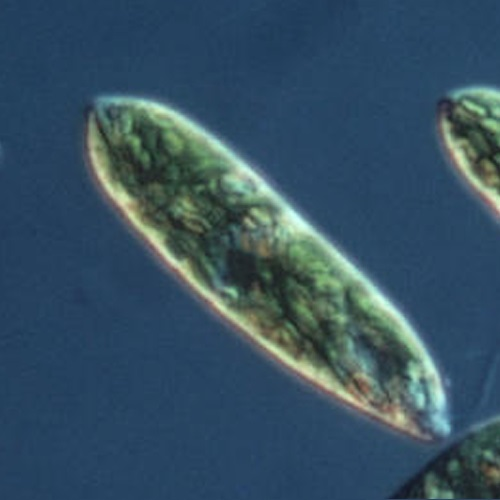
#> input picture 02/cell_gal/I2_gal.jpg, 500 x 500 px; its folder holds only this picture in this run
$ jupyter execute --allow-errors EXP2.ipynb
#> lines starting #> are read from the running program, lines starting #| are printed output that depends on the picture
# Actividad de Laboratorio 2
El objetivo de esta Actividad de Laboratorio es implementar y analizar algoritmos simples de clasificación
en 8 tipos de organismos microscópicos (amebas, euglenas, hidras, paramecios, bacterias (varas/esferas/espiral)
y  levadura).  Para  ello,  debe  descargar  los  archivos  cell_gal.zip  y  cell_test.zip  que  contienen  las  imágenes
necesarias para construir los conjuntos de galería y prueba respectivamente.

## P1
Implemente el algoritmo de análisis de textura LBP usando una matriz de 3x3. Aplique LBP a todas las
imágenes de organismos microscópicos y guarde los resultados. ¿Qué características tienen las imágenes
procesadas con LBP?

Respuesta:
Las imágenes LBP resaltan patrones locales de textura, mostrando bordes y detalles finos. Son útiles para distinguir estructuras microscópicas por sus texturas.

[cell 1]
import cv2
import numpy as np
import matplotlib.pyplot as plt
import os
from random import choice

def lbp_3x3(img_gray):
    # Asume que img_gray es una imagen en escala de grises (numpy array)
    lbp_img = np.zeros_like(img_gray)
    for i in range(1, img_gray.shape[0] - 1):
        for j in range(1, img_gray.shape[1] - 1):
            center = img_gray[i, j]
            binary_str = ''
            # Recorrer vecinos en 3x3
            for dx in [-1, 0, 1]:
                for dy in [-1, 0, 1]:
                    if dx == 0 and dy == 0:
                        continue
                    neighbor = img_gray[i + dx, j + dy]
                    binary_str += '1' if neighbor >= center else '0'
            lbp_img[i, j] = int(binary_str, 2)
    return lbp_img


input_folder = '02'
output_folder = 'lbp_results'
os.makedirs(output_folder, exist_ok=True)

for filename in os.listdir(input_folder):
    if filename.lower().endswith('.jpg'):
        img_path = os.path.join(input_folder, filename)
        img = cv2.imread(img_path, cv2.IMREAD_GRAYSCALE)
        lbp_img = lbp_3x3(img)
        out_path = os.path.join(output_folder, f'LBP_{filename}')
        cv2.imwrite(out_path, lbp_img)
#> pass 2 of the loop `for filename in os.listdir(input_folder):`:

print("Procesamiento LBP terminado. Imágenes guardadas en lbp_results.")


# Ej:
path = os.path.join(input_folder,'cell_gal', 'I1_gal.jpg')
img = cv2.imread(path, cv2.IMREAD_GRAYSCALE)
#> (the rest of this cell did not finish here and is left out)

# P2
Desarrolle  un  algoritmo  para  extraer  un  vector  de  características  para  cada  imagen.  Para  ello  divida  la imagen de entrada en 25 regiones de 100x100 pixeles (ancho x alto) y a cada una de ellas calcúlele un
histograma  cuantizado  en  87  puntos.  Concatene  los  25  histogramas  conseguidos  en  un  vector  de
dimensiones 1x2175 que será el elemento de salida al método de extracción de características. Adjunte
este algoritmo a su informe

[cell 2]
#Para ese caso lo que haremos es separar la imagen en 25 regiones de 100x100 pixeles y a cada una de ellas le calcularemos un histograma cuantizado en 87 puntos.
#Luego concatenamos los 25 histogramas en un vector de tamaño 1x2175.
#Esto entrega las caracteristivas de las regiones las cuales luego concatenamos para obtener el vector final.

def extraer_vector_caracteristicas(img_gray):
    # Asume que img_gray tiene al menos 500x500 píxeles
    regiones = []
    for i in range(5):
        for j in range(5):
            x_ini, x_fin = j*100, (j+1)*100
            y_ini, y_fin = i*100, (i+1)*100
            region = img_gray[y_ini:y_fin, x_ini:x_fin]
            hist, _ = np.histogram(region, bins=87, range=(0,256))
            regiones.append(hist)
    vector = np.concatenate(regiones)
    return vector  # Vector de tamaño 1x2175

# Ejemplo de uso:
img = cv2.imread(path, cv2.IMREAD_GRAYSCALE)
#> (the rest of this cell did not finish here and is left out)

# P3
Implemente la siguiente medida de distancia entre dos vectores de largo n:
$$
d(x,y) = \sum^n_{i=1} |x_i - y_i|
$$

[cell 3]
def medida_distancia(x, y):
    """
    Calcula la distancia Manhattan (L1) entre dos vectores x e y de igual largo.
    """
    return np.sum(np.abs(x - y))

# P4
Construya  una  base  de  datos  usando  las  imágenes  del  archivo  cell_gal.zip.  Esto  incluye  procesar  las imágenes usando LBP, la posterior extracción y almacenamiento del vector de características para cada
una de ellas.

[cell 4]
#ocuparemos pandass para manejar la base de datos
import pandas as pd

def db_creator(imgs_path, db_name = None):
    db = []

    for filename in os.listdir(imgs_path):
        if filename.lower().endswith('.jpg'):
            img_path = os.path.join(imgs_path, filename)
            img = cv2.imread(img_path, cv2.IMREAD_GRAYSCALE)
            lbp_img = lbp_3x3(img)
            vector = extraer_vector_caracteristicas(lbp_img)
            db.append({'filename': filename, 'features': vector})

    df_train = pd.DataFrame([{'filename': d['filename'], **{f'f{i+1}': d['features'][i] for i in range(len(d['features']))}} for d in db])
    if db_name is not None:
        df_train.to_csv(db_name, index=False)
    return df_train

df_train = db_creator(os.path.join(input_folder, 'cell_gal'))
#> in db_creator, `img = cv2.imread(img_path, cv2.IMREAD_GRAYSCALE)`:
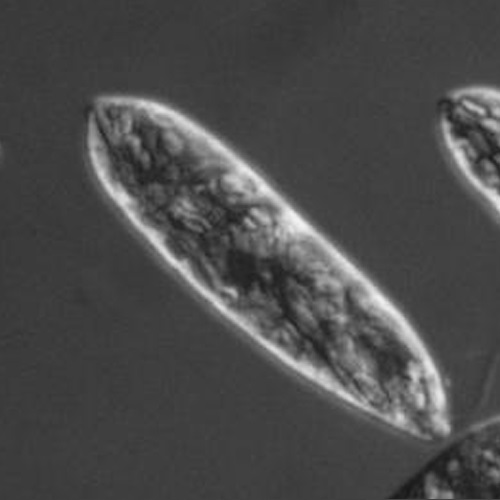
#> img: shape (500, 500); min 24, max 242, mean 75
#> after the loop in lbp_3x3 (call 2), `for i in range(1, img_gray.shape[0] - 1):`:
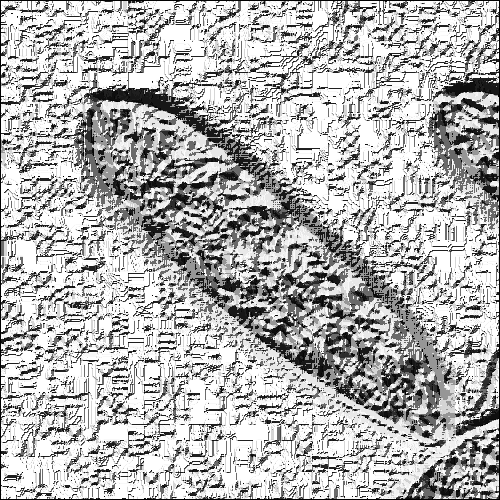
#> lbp_img: shape (500, 500); min 0, max 255, mean 179.3
#> after the loop in extraer_vector_caracteristicas (call 2), `for i in range(5):`:
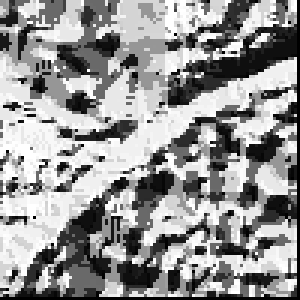
#> region: shape (100, 100) (shown 3 times larger); min 0, max 255, mean 149.5
#> after the loop in extraer_vector_caracteristicas (call 2), `for i in range(5):`: regiones = 25 items
#> in extraer_vector_caracteristicas (call 2), `vector = np.concatenate(regiones)`: vector = 2175 values, max 5137 at index 782, min 0 at index 11, mean 114.9
#> in db_creator, `df_train = pd.DataFrame([{'filename': d['filename'], **{f'f{i+1}': d['..`: df_train = table of 1 rows and 2176 columns

# P5

Realice una prueba de reconocimiento de cada imagen del archivo `cell_test.zip`. Para ello debe procesar cada imagen mediante LBP, extraer el vector de características y compararlo con cada uno de los almacenados en la base de datos usando como medida de similitud la distancia programada. ¿Cuántos reconocimientos correctos se obtienen?

[cell 5]
input_test = os.path.join(input_folder,'cell_test')
#> (the rest of this cell did not finish here and is left out)

def cross_distance(df1, df2):
    """Calcula la distancia de manhattan entre todas las características de los dataframes
    """
    # Calcular las distancias de los vectores

    distance_dict = {}
    for _, train_row in df1.iterrows():
        train_label = train_row.iloc[0]
        train_vector = np.array(train_row.iloc[1:])

        if train_label not in distance_dict:
            distance_dict[train_label] = {}

        for _, test_row in df2.iterrows():
            test_label = test_row.iloc[0]
            test_vector = np.array(test_row.iloc[1:])
            dist = medida_distancia(train_vector, test_vector)
            distance_dict[train_label][test_label] = dist

    return distance_dict

[cell 6]
def classifier(df_train, df_test, thresh=100_000, mode="thresh"):
    distance_dict = cross_distance(df_train, df_test)

    predicciones = {}
    for test_label in df_test['filename']:
        distancias = {train_label: distance_dict[train_label][test_label]
                      for train_label in distance_dict}

        if mode == "thresh":
            candidatos = [train_label for train_label, dist in distancias.items() if dist < thresh]
            if not candidatos:
                predicciones[test_label] = 'Unknown'
            else:
                predicciones[test_label] = choice(candidatos)

        elif mode == "min":
            # elegir siempre el label con menor distancia
            mejor = min(distancias, key=distancias.get)
            predicciones[test_label] = mejor

        else:
            raise ValueError("mode debe ser 'thresh' o 'min'")

    return predicciones

#> (the rest of this cell did not finish here and is left out)

# P6

¿Qué pasaría si se tiene como entrada al sistema una imagen que no está en la base de datos? ¿Qué estrategia implementaría para enfrentar dicho problema? Pruebe su estrategia usando las imágenes del archivo `cell_impostor.zip`. Identifique al falso impostor, es decir, el organismo que está en la carpeta `cell_impostor` y en la carpeta `cell_gal`, explique el criterio utilizado para detectarlo.

[cell 7]
input_impostor = os.path.join(input_folder,'cell_impostor')
df_impostor = db_creator(input_impostor)
#> call 3 of db_creator, with imgs_path = '02/cell_impostor'
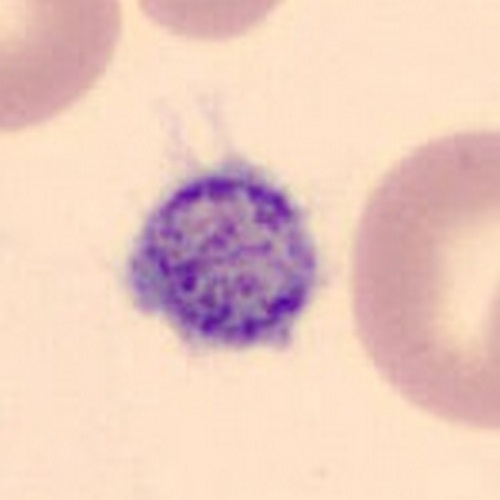
#> input picture 02/cell_impostor/imp_0001.jpg, 500 x 500 px
#> in db_creator (call 3), `img = cv2.imread(img_path, cv2.IMREAD_GRAYSCALE)`:
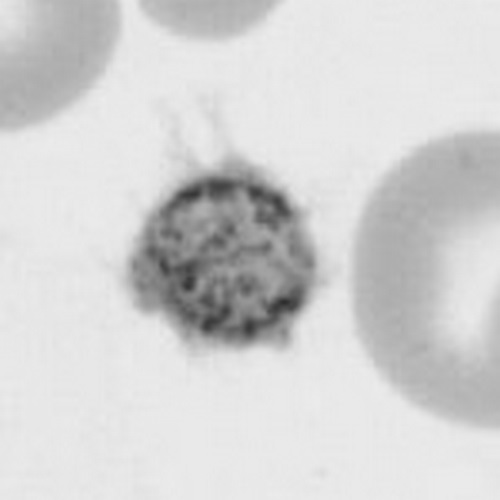
#> img: shape (500, 500); min 45, max 237, mean 210.8
#> after the loop in lbp_3x3 (call 3), `for i in range(1, img_gray.shape[0] - 1):`:
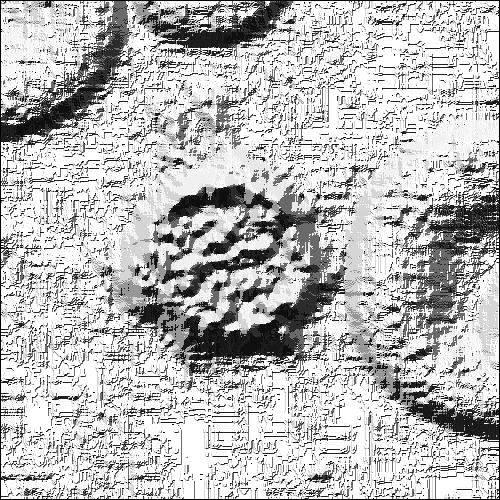
#> lbp_img: shape (500, 500); min 0, max 255, mean 187.5
#> after the loop in extraer_vector_caracteristicas (call 3), `for i in range(5):`:
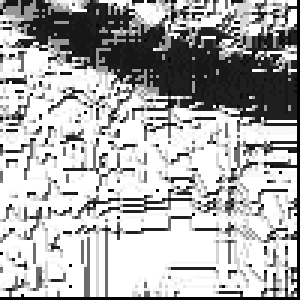
#> region: shape (100, 100) (shown 3 times larger); min 0, max 255, mean 173.9
#> in extraer_vector_caracteristicas (call 3), `vector = np.concatenate(regiones)`: vector = 2175 values, max 6208 at index 2000, min 0 at index 4, mean 114.9
#> pass 2 of the loop in db_creator, `for filename in os.listdir(imgs_path):`:
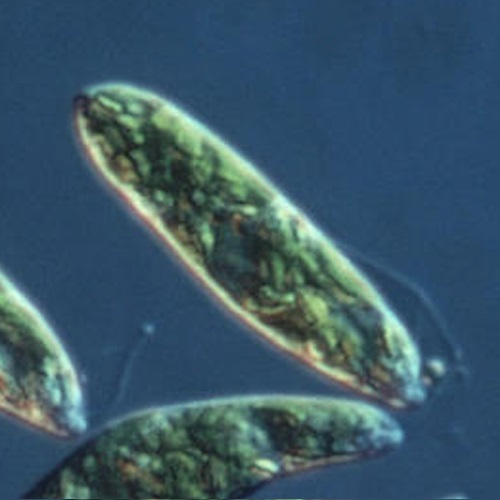
#> input picture 02/cell_impostor/imp_0002.jpg, 500 x 500 px
#> after the loop in lbp_3x3 (call 4), `for i in range(1, img_gray.shape[0] - 1):`:
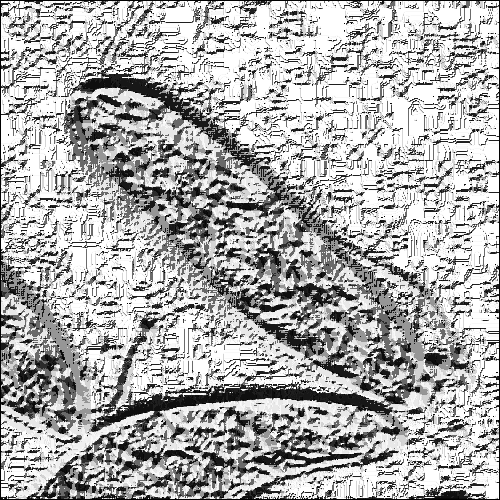
#> lbp_img: shape (500, 500); min 0, max 255, mean 174
#> after the loop in extraer_vector_caracteristicas (call 4), `for i in range(5):`:
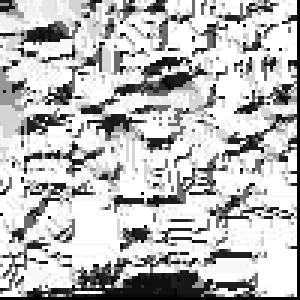
#> region: shape (100, 100) (shown 3 times larger); min 0, max 255, mean 187
#> in extraer_vector_caracteristicas (call 4), `vector = np.concatenate(regiones)`: vector = 2175 values, max 5451 at index 347, min 0 at index 17, mean 114.9
#> in db_creator (call 3), `df_train = pd.DataFrame([{'filename': d['filename'], **{f'f{i+1}': d['..`: df_train = table of 2 rows and 2176 columns
#> df_impostor = table of 2 rows and 2176 columns
#> (the rest of this cell did not finish here and is left out)

min_preds = classifier(df_train, df_impostor, thresh=120_000, mode="min")

print(f'{thresh_preds = }')
print(f'{min_preds = }')
